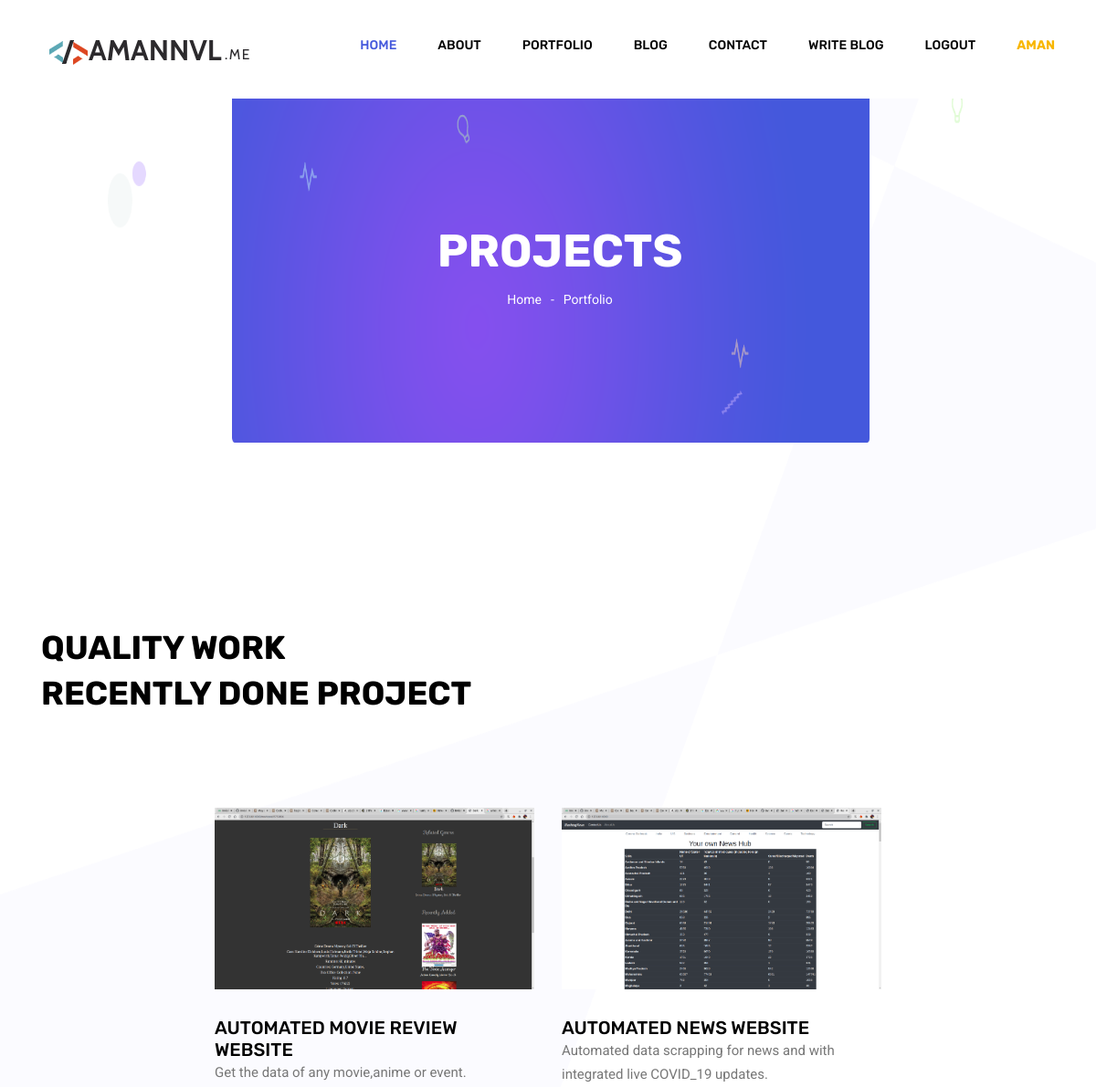
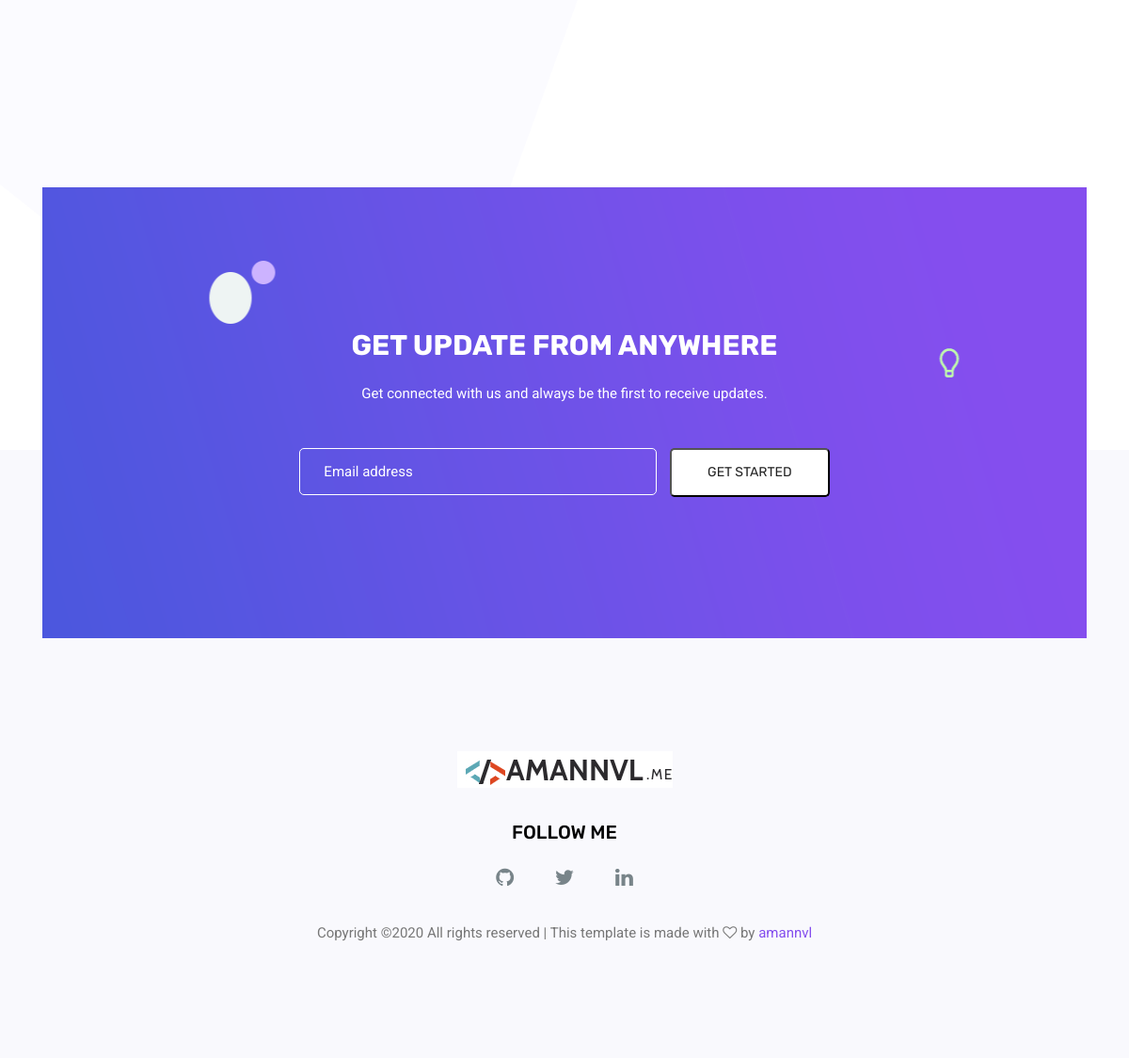
The page /portfolio/ (signed in) on the database its author committed (2 pictures, top to bottom).
### web/models.py (models this page shows, shortened)
class Project(models.Model):
    p_id = models.AutoField(primary_key=True)
    title = models.TextField(null=True, default="")
    github_url = models.URLField(null=True, blank=True, default="")
    desc = models.TextField(null=True, default="")
    language = models.CharField(null=True, max_length=150, default="")
    framework = models.CharField(max_length=250, default="")
    client = models.CharField(max_length=250, default="")
    date = models.CharField(max_length=100, default="")
    keyword = models.CharField(null=True, max_length=350, default="")
    subtitle = models.CharField(max_length=300, default="")
    web_url = models.URLField(null=True, blank=True, default="")
    image_url = models.ImageField(null=True, blank=True, default="")

### web/views.py (the view)
# urls.py: path("portfolio/", views.portfolio, name="portfolio"),
def portfolio(request):
    projects = (Project.objects.all())
    params = {'projects': projects}
    return render(request, 'web/portfolio.html', params)

### web/templates/web/portfolio.html (shortened to what this page needs)
{% extends 'web/basic.html' %}
{% load static %}
    {% block body %}
    <section class="banner_area">
        <div class="banner_inner d-flex align-items-center">
            <div class="container">
                <div class="banner_content text-center">
                    <h2>Portfolio</h2>
                    <div class="page_link">
                        <a href="/">Home</a>
                        <a href="/portfolio">Portfolio</a>
                    </div>
                </div>
            </div>
        </div>
    </section>
	<section class="portfolio_area section_gap_top" id="portfolio">
        <div class="container">
            <div class="row">
                <div class="col-lg-12">
                    <div class="main_title text-left">
                        <h2>quality work <br>
                            Recently done project </h2>
                    </div>
                </div>
            </div>
            <div class="filters-content">
				<div class="row portfolio-grid justify-content-center">
					{% for i in projects %}
					<div class="col-lg-4 col-md-6 all latest">
						<div class="portfolio_box">
							<div class="single_portfolio">
								<img class="img-fluid w-100" src="{{ i.image_url.url }}" alt="{{ i.title }}">
								<div class="overlay"></div>
							</div>
							<div class="short_info">
								<h4><a href="/{{ i.p_id }}">{{ i.title }}</a></h4>
								<p>{{ i.subtitle }}</p>
							</div>
						</div>
					</div>
                    {% endfor %}
				</div>
			</div>
        </div>
    </section>
	{% endblock %}

### web/templates/web/basic.html (shortened to what this page needs)
<!doctype html>
<html lang="en">
{% load static %}
<head>
<link href='https://api.mapbox.com/mapbox-gl-js/v1.11.0/mapbox-gl.css' rel='stylesheet' />
	<link rel="stylesheet" href="{% static 'web/css/bootstrap.css' %}">
	<link rel="stylesheet" href="{% static 'web/vendors/linericon/style.css' %}">
	<link rel="stylesheet" href="{% static 'web/css/font-awesome.min.css' %}">
	<link rel="stylesheet" href="{% static 'web/vendors/owl-carousel/owl.carousel.min.css' %}">
	<link rel="stylesheet" href="{% static 'web/css/magnific-popup.css' %}">
	<link rel="stylesheet" href="{% static 'web/vendors/nice-select/css/nice-select.css' %}">
	<link rel="stylesheet" href="{% static 'web/css/style.css' %}">
</head>
<body>
	<header class="header_area">
		<div class="main_menu">
			<nav class="navbar navbar-expand-lg navbar-light">
				<div class="container">
					<a class="navbar-brand logo_h" href="/"><img src="{% static 'web/img/logoimage.png' %}" alt="amannvl"></a>
					<div class="collapse navbar-collapse offset" id="navbarSupportedContent">
						<ul class="nav navbar-nav menu_nav justify-content-end">
							<li class="nav-item active"><a class="nav-link" href="/">Home</a></li>
							<li class="nav-item"><a class="nav-link" href="/about">About</a></li>
							<li class="nav-item"><a class="nav-link" href="/portfolio">Portfolio</a></li>
							<li class="nav-item"><a class="nav-link" href="/blog">Blog</a></li>
							<li class="nav-item"><a class="nav-link" href="/contact">Contact</a></li>
							{% if user.is_authenticated %}
							<li class="nav-item"><a class="nav-link" href="/blogwrite">Write Blog</a></li>
							<li class="nav-item"><form method="post"><a class="nav-link" href="/logout">Logout</a></form></li>
							<li class="nav-item"><h1 class="nav-link"><b>{{ request.user }}</b></h1></li>
							{% else %}
							<li class="nav-item"><a class="nav-link" href="/signup">SignUp</a></li>
							<li class="nav-item"><a class="nav-link" href="/login">Login</a></li>
							{% endif %}
						</ul>
					</div>
				</div>
			</nav>
		</div>
	</header>
 {% block body %}  {% endblock %}
	<section class="newsletter_area">
		<div class="container">
			<div class="row justify-content-center align-items-center">
				<div class="col-lg-12">
					<div class="subscription_box text-center">
						<h2 class="text-uppercase text-white">get update from anywhere</h2>
						<p class="text-white">
							Get connected with us and always be the first to receive updates.
						</p>
						<div class="subcribe-form" id="mc_embed_signup">{% csrf_token %}
							<form target="_blank" novalidate="true" action="/" method="post" class="subscription relative">{% csrf_token %}
								<input name="email" id="email" placeholder="Email address" onfocus="this.placeholder = 'Email address'" onblur="this.placeholder = 'Email address'" required="" type="email">
								<button class="primary-btn hover d-inline">Get Started</button>
							</form>
						</div>
					</div>
				</div>
			</div>
		</div>
	</section>
	<footer class="footer_area">
        <div class="container">
            <div class="row justify-content-center">
                <div class="col-lg-12">
                    <div class="footer_top flex-column">
                        <div class="footer_logo">
                            <a href="https://www.amannvl.me/">
                                <img src="{% static 'web/img/logo.jpg' %}" alt="">
                            </a>
                            <h4>Follow Me</h4>
                        </div>
                        <div class="footer_social">
                            <a href="https://github.com/amannvl"><i class="fa fa-github"></i></a>
                            <a href="https://twitter.com/amannvl"><i class="fa fa-twitter"></i></a>
                            <a href="https://www.linkedin.com/in/amannvl/"><i class="fa fa-linkedin"></i></a>
                        </div>
                    </div>
                </div>
            </div>
            <div class="row footer_bottom justify-content-center">
                <p class="col-lg-8 col-sm-12 footer-text">
Copyright &copy;<script>document.write(new Date().getFullYear());</script> All rights reserved | This template is made with <i class="fa fa-heart-o" aria-hidden="true"></i> by <a href="https://amannvl.me" target="_blank">amannvl</a>
</p>
            </div>
        </div>
    </footer>
</body>
</html>

### rows shown on the page
Project: image_url (picture), title "AUTOMATED MOVIE REVIEW WEBSITE", subtitle "Get the data of any movie,anime or event."
Project: image_url (picture), title "AUTOMATED NEWS WEBSITE", subtitle "Automated data scrapping for news and with integrated live COVID_19 updates."

### other values the page prints
{{ request.user }} "AMAN"
